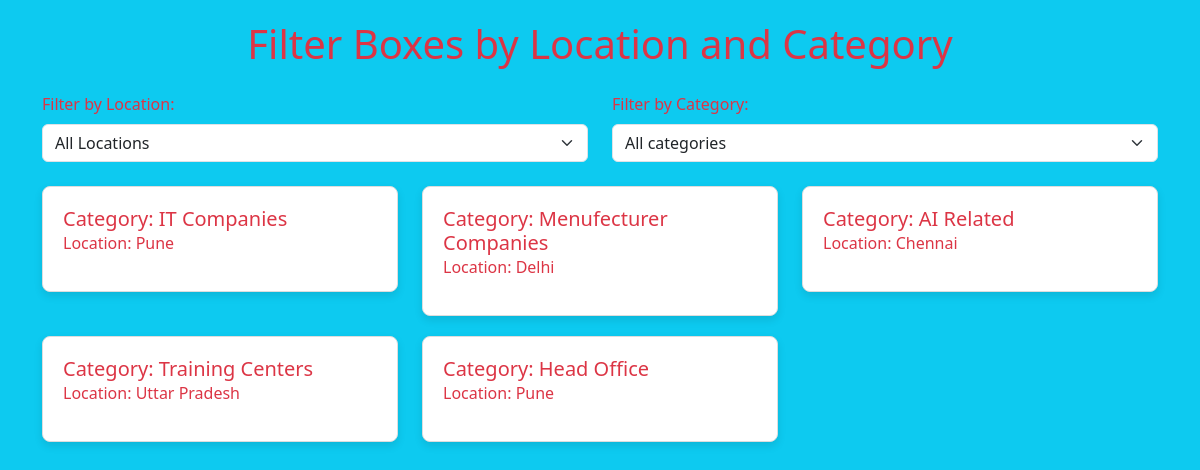
The page / on the database its author committed.
### filter_app/models.py (models this page shows, shortened)
class Box(models.Model):
    category = models.CharField(max_length=100)
    location = models.CharField(max_length=100)

### filter_app/views.py (the view)
# urls.py: path('', views.filter_boxes, name='filter_boxes'),
def filter_boxes(request):
    location_filter = request.GET.get('location', 'All Locations')
    category_filter = request.GET.get('category', 'All categories')
    boxes = Box.objects.all()
    if location_filter != 'All Locations':
        boxes = boxes.filter(location=location_filter)
    if category_filter != 'All categories':
        boxes = boxes.filter(category=category_filter)
    locations = Box.objects.values_list('location', flat=True).distinct()
    categories = Box.objects.values_list('category', flat=True).distinct()
    if request.headers.get('X-Requested-With') == 'XMLHttpRequest':
        html = render_to_string('partials/boxes.html', {'boxes': boxes})
        return HttpResponse(html)
    return render(request, 'filter.html', {
        'boxes': boxes,
        'locations': ['All Locations'] + list(locations),
        'categories': ['All categories'] + list(categories),
        'selected_location': location_filter,
        'selected_category': category_filter,
    })

### filter_app/templates/filter.html (shortened to what this page needs)
<!DOCTYPE html>
<html lang="en">
<head>
    <link href="https://cdn.jsdelivr.net/npm/bootstrap@5.3.0-alpha1/dist/css/bootstrap.min.css" rel="stylesheet">
    <link href="https://cdn.jsdelivr.net/npm/aos@2.3.4/dist/aos.css" rel="stylesheet">
</head>
<body class="bg-info text-danger">
    <div class="container">
        <h1 class="text-center mb-4" data-aos="zoom-in" data-aos-delay="200">Filter Boxes by Location and Category</h1>
        <form id="filterForm" method="get" class="row mb-4" data-aos="zoom-out" data-aos-delay="400">
            <div class="col-md-6">
                <label for="locationFilter" class="form-label">Filter by Location:</label>
                <select id="locationFilter" name="location" class="form-select">
                    {% for location in locations %}
                        <option value="{{ location }}" {% if location == selected_location %}selected{% endif %}>{{ location }}</option>
                    {% endfor %}
                </select>
            </div>
            <div class="col-md-6">
                <label for="categoryFilter" class="form-label">Filter by Category:</label>
                <select id="categoryFilter" name="category" class="form-select">
                    {% for category in categories %}
                        <option value="{{ category }}" {% if category == selected_category %}selected{% endif %}>{{ category }}</option>
                    {% endfor %}
                </select>
            </div>
        </form>
        <div id="boxesContainer" class="row" data-aos-delay="600" data-aos="zoom-out">
            {% if boxes %}
            {% for box in boxes %}
            <div class="col-md-4" data-aos="zoom-in">
                <div class="box">
                    <h5>Category: {{ box.category }}</h5>
                    <p>Location: {{ box.location }}</p>
                </div>
            </div>
            {% endfor %}
            {% else %}
            <div class="text-center mt-4">
                <h5>Sorry no results found for the selected filters try another please.</h5>
            </div>
            {% endif %}
        </div>
    </div>
</body>
</html>

### filter_app/templates/filter.html (style rules this page uses)
body { background-color: #f8f9fa; padding: 20px; }
.box { background-color: #ffffff; border: 1px solid #ddd; border-radius: 8px; box-shadow: 0 4px 8px rgba(0, 0, 0, 0.1); padding: 20px; margin-bottom: 20px; }
.box h5 { margin: 0; }

### rows shown on the page
Box: category "IT Companies", location "Pune"
Box: category "Menufecturer Companies", location "Delhi"
Box: category "AI Related", location "Chennai"
Box: category "Training Centers", location "Uttar Pradesh"
Box: category "Head Office", location "Pune"

### other values the page prints
form field location "All Locations"
form field category "All categories"
